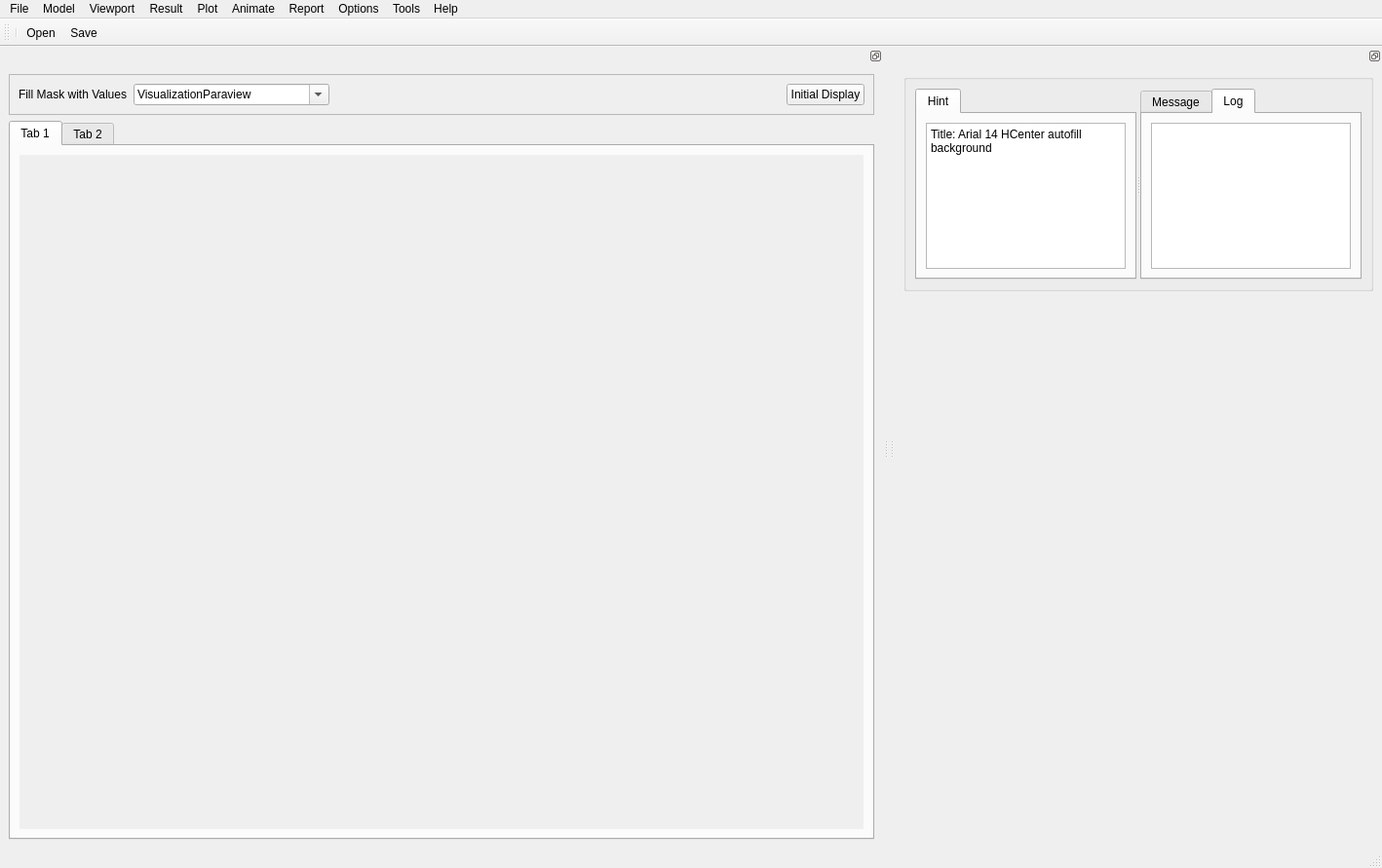
<?xml version="1.0" encoding="UTF-8"?>
<ui version="4.0">
 <class>MainWindow</class>
 <widget class="QMainWindow" name="MainWindow">
  <property name="geometry">
   <rect>
    <x>0</x>
    <y>0</y>
    <width>1418</width>
    <height>891</height>
   </rect>
  </property>
  <property name="sizePolicy">
   <sizepolicy hsizetype="Expanding" vsizetype="Expanding">
    <horstretch>0</horstretch>
    <verstretch>0</verstretch>
   </sizepolicy>
  </property>
  <property name="windowTitle">
   <string>Hymodynamics Platform</string>
  </property>
  <property name="windowIcon">
   <iconset theme="Hemodynamics"/>
  </property>
  <property name="iconSize">
   <size>
    <width>80</width>
    <height>40</height>
   </size>
  </property>
  <property name="documentMode">
   <bool>false</bool>
  </property>
  <widget class="QWidget" name="centralwidget">
   <property name="enabled">
    <bool>false</bool>
   </property>
   <property name="sizePolicy">
    <sizepolicy hsizetype="Expanding" vsizetype="Expanding">
     <horstretch>0</horstretch>
     <verstretch>0</verstretch>
    </sizepolicy>
   </property>
  </widget>
  <widget class="QMenuBar" name="menubar">
   <property name="geometry">
    <rect>
     <x>0</x>
     <y>0</y>
     <width>1418</width>
     <height>23</height>
    </rect>
   </property>
   <widget class="QMenu" name="menuFile">
    <property name="title">
     <string>File</string>
    </property>
    <addaction name="separator"/>
    <addaction name="actionNew"/>
    <addaction name="actionSave_as"/>
    <addaction name="separator"/>
    <addaction name="actionImport_Nastran"/>
   </widget>
   <widget class="QMenu" name="menuModel">
    <property name="title">
     <string>Model</string>
    </property>
   </widget>
   <widget class="QMenu" name="menuViewport">
    <property name="sizePolicy">
     <sizepolicy hsizetype="Preferred" vsizetype="Ignored">
      <horstretch>0</horstretch>
      <verstretch>0</verstretch>
     </sizepolicy>
    </property>
    <property name="title">
     <string>Viewport</string>
    </property>
   </widget>
   <widget class="QMenu" name="menuHelp">
    <property name="title">
     <string>Result</string>
    </property>
   </widget>
   <widget class="QMenu" name="menuPlot">
    <property name="title">
     <string>Plot</string>
    </property>
   </widget>
   <widget class="QMenu" name="menuAnimate">
    <property name="title">
     <string>Animate</string>
    </property>
   </widget>
   <widget class="QMenu" name="menuReport">
    <property name="title">
     <string>Report</string>
    </property>
   </widget>
   <widget class="QMenu" name="menuOptions">
    <property name="title">
     <string>Options</string>
    </property>
   </widget>
   <widget class="QMenu" name="menuTools">
    <property name="title">
     <string>Tools</string>
    </property>
   </widget>
   <widget class="QMenu" name="menuHelp_2">
    <property name="title">
     <string>Help</string>
    </property>
   </widget>
   <addaction name="menuFile"/>
   <addaction name="menuModel"/>
   <addaction name="menuViewport"/>
   <addaction name="menuHelp"/>
   <addaction name="menuPlot"/>
   <addaction name="menuAnimate"/>
   <addaction name="menuReport"/>
   <addaction name="menuOptions"/>
   <addaction name="menuTools"/>
   <addaction name="menuHelp_2"/>
  </widget>
  <widget class="QToolBar" name="toolBar">
   <property name="windowTitle">
    <string>toolBar</string>
   </property>
   <attribute name="toolBarArea">
    <enum>TopToolBarArea</enum>
   </attribute>
   <attribute name="toolBarBreak">
    <bool>false</bool>
   </attribute>
   <addaction name="separator"/>
   <addaction name="actionOpen"/>
   <addaction name="actionSave"/>
  </widget>
  <widget class="QStatusBar" name="statusBar">
   <property name="minimumSize">
    <size>
     <width>0</width>
     <height>20</height>
    </size>
   </property>
   <property name="mouseTracking">
    <bool>true</bool>
   </property>
   <property name="tabletTracking">
    <bool>true</bool>
   </property>
  </widget>
  <widget class="QDockWidget" name="ConsoleDockWidget">
   <property name="sizePolicy">
    <sizepolicy hsizetype="Expanding" vsizetype="Expanding">
     <horstretch>0</horstretch>
     <verstretch>6</verstretch>
    </sizepolicy>
   </property>
   <property name="minimumSize">
    <size>
     <width>623</width>
     <height>746</height>
    </size>
   </property>
   <property name="features">
    <set>QDockWidget::DockWidgetFloatable|QDockWidget::DockWidgetMovable</set>
   </property>
   <property name="allowedAreas">
    <set>Qt::LeftDockWidgetArea|Qt::TopDockWidgetArea</set>
   </property>
   <attribute name="dockWidgetArea">
    <number>1</number>
   </attribute>
   <widget class="QWidget" name="dockWidgetContents">
    <layout class="QVBoxLayout" name="verticalLayout_73">
     <item>
      <widget class="QFrame" name="QFrame_Menu">
       <property name="sizePolicy">
        <sizepolicy hsizetype="Expanding" vsizetype="Fixed">
         <horstretch>0</horstretch>
         <verstretch>0</verstretch>
        </sizepolicy>
       </property>
       <property name="frameShape">
        <enum>QFrame::StyledPanel</enum>
       </property>
       <property name="frameShadow">
        <enum>QFrame::Raised</enum>
       </property>
       <layout class="QHBoxLayout" name="horizontalLayout">
        <item>
         <widget class="QLabel" name="QLabel_Modules">
          <property name="text">
           <string>Fill Mask with Values</string>
          </property>
          <property name="buddy">
           <cstring>QComboBox_Modules</cstring>
          </property>
         </widget>
        </item>
        <item>
         <widget class="QComboBox" name="QComboBox_Modules">
          <property name="editable">
           <bool>true</bool>
          </property>
          <item>
           <property name="text">
            <string>VisualizationParaview</string>
           </property>
          </item>
          <item>
           <property name="text">
            <string>Mask Generation</string>
           </property>
          </item>
          <item>
           <property name="text">
            <string>Save VTU</string>
           </property>
          </item>
          <item>
           <property name="text">
            <string>Centerline To Cut Plane</string>
           </property>
          </item>
          <item>
           <property name="text">
            <string>VisualizationPyVista</string>
           </property>
          </item>
          <item>
           <property name="text">
            <string>VTU Data Extraction</string>
           </property>
          </item>
          <item>
           <property name="text">
            <string>One Click CFD</string>
           </property>
          </item>
          <item>
           <property name="text">
            <string>Filter Mask</string>
           </property>
          </item>
          <item>
           <property name="text">
            <string>Centerline Extraction</string>
           </property>
          </item>
          <item>
           <property name="text">
            <string>Update Centerline JSON</string>
           </property>
          </item>
          <item>
           <property name="text">
            <string>Centerline Xsection</string>
           </property>
          </item>
          <item>
           <property name="text">
            <string>Lumen Correction</string>
           </property>
          </item>
          <item>
           <property name="text">
            <string>Convert Data Type</string>
           </property>
          </item>
          <item>
           <property name="text">
            <string>Xsection Original Volume</string>
           </property>
          </item>
          <item>
           <property name="text">
            <string>Stack Segmentation</string>
           </property>
          </item>
          <item>
           <property name="text">
            <string>Segmentation Extension</string>
           </property>
          </item>
          <item>
           <property name="text">
            <string>Mesh Cut</string>
           </property>
          </item>
          <item>
           <property name="text">
            <string>Mask to STL</string>
           </property>
          </item>
          <item>
           <property name="text">
            <string>Batch Pre Processing</string>
           </property>
          </item>
          <item>
           <property name="text">
            <string>Batch NII Data Prepare</string>
           </property>
          </item>
          <item>
           <property name="text">
            <string>Batch Coronary FSI</string>
           </property>
          </item>
          <item>
           <property name="text">
            <string>Area and Flow Calculation</string>
           </property>
          </item>
          <item>
           <property name="text">
            <string>Blood Pressure And Heart Rate</string>
           </property>
          </item>
          <item>
           <property name="text">
            <string>Periluminal Segmentation</string>
           </property>
          </item>
          <item>
           <property name="text">
            <string>Tissue Segmentation</string>
           </property>
          </item>
          <item>
           <property name="text">
            <string>Mask Dilation</string>
           </property>
          </item>
          <item>
           <property name="text">
            <string>Mask Shrinking</string>
           </property>
          </item>
          <item>
           <property name="text">
            <string>Mask Coordinate</string>
           </property>
          </item>
          <item>
           <property name="text">
            <string>TissueElemAssign</string>
           </property>
          </item>
          <item>
           <property name="text">
            <string>CFD Pre-Process</string>
           </property>
          </item>
          <item>
           <property name="text">
            <string>StackSTL</string>
           </property>
          </item>
          <item>
           <property name="text">
            <string>MeshFillGap</string>
           </property>
          </item>
          <item>
           <property name="text">
            <string>Mesh</string>
           </property>
          </item>
          <item>
           <property name="text">
            <string>Gnerate InputFile</string>
           </property>
          </item>
          <item>
           <property name="text">
            <string>FaceElemSplit</string>
           </property>
          </item>
          <item>
           <property name="text">
            <string>OneClicked</string>
           </property>
          </item>
          <item>
           <property name="text">
            <string>Solver</string>
           </property>
          </item>
          <item>
           <property name="text">
            <string>DataOutput</string>
           </property>
          </item>
          <item>
           <property name="text">
            <string>NodeMatching</string>
           </property>
          </item>
          <item>
           <property name="text">
            <string>PostProcessing</string>
           </property>
          </item>
          <item>
           <property name="text">
            <string>CFD Post-processing</string>
           </property>
          </item>
          <item>
           <property name="text">
            <string>Map Results</string>
           </property>
          </item>
          <item>
           <property name="text">
            <string>FFR Calculation</string>
           </property>
          </item>
          <item>
           <property name="text">
            <string>View Results 3D</string>
           </property>
          </item>
          <item>
           <property name="text">
            <string>MPR CPR Generation</string>
           </property>
          </item>
          <item>
           <property name="text">
            <string>Image Display</string>
           </property>
          </item>
          <item>
           <property name="text">
            <string>Radial Unfolding</string>
           </property>
          </item>
          <item>
           <property name="text">
            <string>Straight CPR Point Stats</string>
           </property>
          </item>
          <item>
           <property name="text">
            <string>Batch Slice Radiomics</string>
           </property>
          </item>
          <item>
           <property name="text">
            <string>Extract 2D Slices</string>
           </property>
          </item>
          <item>
           <property name="text">
            <string>Segment Info Extract</string>
           </property>
          </item>
         </widget>
        </item>
        <item>
         <spacer name="horizontalSpacer_modules">
          <property name="orientation">
           <enum>Qt::Horizontal</enum>
          </property>
          <property name="sizeHint" stdset="0">
           <size>
            <width>804</width>
            <height>20</height>
           </size>
          </property>
         </spacer>
        </item>
        <item>
         <widget class="QPushButton" name="InitDispBtn_VTKQT">
          <property name="text">
           <string>Initial Display</string>
          </property>
         </widget>
        </item>
       </layout>
      </widget>
     </item>
     <item>
      <widget class="QTabWidget" name="tabWidget">
       <property name="currentIndex">
        <number>0</number>
       </property>
       <widget class="QWidget" name="tab_6">
        <attribute name="title">
         <string>Tab 1</string>
        </attribute>
        <layout class="QVBoxLayout" name="verticalLayout_3">
         <item>
          <widget class="QStackedWidget" name="QStackedWidget_Module">
           <property name="sizePolicy">
            <sizepolicy hsizetype="Expanding" vsizetype="Expanding">
             <horstretch>0</horstretch>
             <verstretch>0</verstretch>
            </sizepolicy>
           </property>
           <property name="minimumSize">
            <size>
             <width>0</width>
             <height>0</height>
            </size>
           </property>
           <property name="font">
            <font>
             <family>Arial</family>
            </font>
           </property>
           <property name="autoFillBackground">
            <bool>true</bool>
           </property>
           <property name="frameShape">
            <enum>QFrame::NoFrame</enum>
           </property>
           <property name="currentIndex">
            <number>-1</number>
           </property>
          </widget>
         </item>
        </layout>
       </widget>
       <widget class="QWidget" name="tab_7">
        <attribute name="title">
         <string>Tab 2</string>
        </attribute>
       </widget>
      </widget>
     </item>
    </layout>
   </widget>
  </widget>
  <widget class="QDockWidget" name="MessageDockWidget">
   <property name="enabled">
    <bool>true</bool>
   </property>
   <property name="sizePolicy">
    <sizepolicy hsizetype="Expanding" vsizetype="Expanding">
     <horstretch>0</horstretch>
     <verstretch>4</verstretch>
    </sizepolicy>
   </property>
   <property name="minimumSize">
    <size>
     <width>500</width>
     <height>176</height>
    </size>
   </property>
   <property name="maximumSize">
    <size>
     <width>524287</width>
     <height>260</height>
    </size>
   </property>
   <property name="floating">
    <bool>false</bool>
   </property>
   <property name="features">
    <set>QDockWidget::DockWidgetFloatable|QDockWidget::DockWidgetMovable</set>
   </property>
   <property name="allowedAreas">
    <set>Qt::BottomDockWidgetArea|Qt::LeftDockWidgetArea|Qt::RightDockWidgetArea</set>
   </property>
   <attribute name="dockWidgetArea">
    <number>2</number>
   </attribute>
   <widget class="QWidget" name="dockWidgetContents_4">
    <layout class="QVBoxLayout" name="verticalLayout_31">
     <item>
      <widget class="QGroupBox" name="QGroupBox_Info">
       <property name="sizePolicy">
        <sizepolicy hsizetype="Expanding" vsizetype="Expanding">
         <horstretch>0</horstretch>
         <verstretch>1</verstretch>
        </sizepolicy>
       </property>
       <property name="autoFillBackground">
        <bool>true</bool>
       </property>
       <layout class="QHBoxLayout" name="horizontalLayout_75">
        <item>
         <widget class="QSplitter" name="splitter_2">
          <property name="enabled">
           <bool>true</bool>
          </property>
          <property name="sizePolicy">
           <sizepolicy hsizetype="Expanding" vsizetype="Expanding">
            <horstretch>0</horstretch>
            <verstretch>2</verstretch>
           </sizepolicy>
          </property>
          <property name="orientation">
           <enum>Qt::Horizontal</enum>
          </property>
          <widget class="QTabWidget" name="QTabWidget_Hint">
           <property name="sizePolicy">
            <sizepolicy hsizetype="Expanding" vsizetype="Expanding">
             <horstretch>1</horstretch>
             <verstretch>0</verstretch>
            </sizepolicy>
           </property>
           <property name="minimumSize">
            <size>
             <width>0</width>
             <height>0</height>
            </size>
           </property>
           <property name="currentIndex">
            <number>0</number>
           </property>
           <widget class="QWidget" name="Hint">
            <attribute name="title">
             <string>Hint</string>
            </attribute>
            <layout class="QHBoxLayout" name="horizontalLayout_72">
             <item>
              <widget class="QPlainTextEdit" name="plainTextEdit_Hint">
               <property name="sizePolicy">
                <sizepolicy hsizetype="Expanding" vsizetype="Expanding">
                 <horstretch>1</horstretch>
                 <verstretch>0</verstretch>
                </sizepolicy>
               </property>
               <property name="plainText">
                <string>Title: Arial 14 HCenter autofill background</string>
               </property>
              </widget>
             </item>
            </layout>
           </widget>
          </widget>
          <widget class="QTabWidget" name="QTabWidget_Message">
           <property name="sizePolicy">
            <sizepolicy hsizetype="Expanding" vsizetype="Expanding">
             <horstretch>1</horstretch>
             <verstretch>0</verstretch>
            </sizepolicy>
           </property>
           <property name="currentIndex">
            <number>1</number>
           </property>
           <widget class="QWidget" name="Message">
            <attribute name="title">
             <string>Message</string>
            </attribute>
            <layout class="QHBoxLayout" name="horizontalLayout_4">
             <item>
              <widget class="QPlainTextEdit" name="plainTextEdit_Message">
               <property name="enabled">
                <bool>true</bool>
               </property>
               <property name="sizePolicy">
                <sizepolicy hsizetype="Expanding" vsizetype="Expanding">
                 <horstretch>1</horstretch>
                 <verstretch>0</verstretch>
                </sizepolicy>
               </property>
               <property name="plainText">
                <string/>
               </property>
              </widget>
             </item>
            </layout>
           </widget>
           <widget class="QWidget" name="Log">
            <attribute name="title">
             <string>Log</string>
            </attribute>
            <layout class="QHBoxLayout" name="horizontalLayout_3">
             <item>
              <widget class="QPlainTextEdit" name="plainTextEdit_Log">
               <property name="sizePolicy">
                <sizepolicy hsizetype="Expanding" vsizetype="Expanding">
                 <horstretch>1</horstretch>
                 <verstretch>0</verstretch>
                </sizepolicy>
               </property>
              </widget>
             </item>
            </layout>
           </widget>
          </widget>
         </widget>
        </item>
       </layout>
      </widget>
     </item>
    </layout>
   </widget>
  </widget>
  <action name="actionSave">
   <property name="text">
    <string>Save</string>
   </property>
  </action>
  <action name="actionNew">
   <property name="text">
    <string>New</string>
   </property>
  </action>
  <action name="actionOpen">
   <property name="text">
    <string>Open</string>
   </property>
  </action>
  <action name="actionSave_as">
   <property name="text">
    <string>Save as</string>
   </property>
  </action>
  <action name="actionImport_Nastran">
   <property name="text">
    <string>Import Nastran</string>
   </property>
  </action>
  <action name="actionUndo">
   <property name="text">
    <string>Undo</string>
   </property>
  </action>
  <action name="actionRedo">
   <property name="text">
    <string>Redo</string>
   </property>
  </action>
 </widget>
 <resources/>
 <connections>
  <connection>
   <sender>QComboBox_Modules</sender>
   <signal>currentIndexChanged(int)</signal>
   <receiver>QStackedWidget_Module</receiver>
   <slot>setCurrentIndex(int)</slot>
   <hints>
    <hint type="sourcelabel">
     <x>304</x>
     <y>106</y>
    </hint>
    <hint type="destinationlabel">
     <x>100</x>
     <y>172</y>
    </hint>
   </hints>
  </connection>
 </connections>
</ui>
